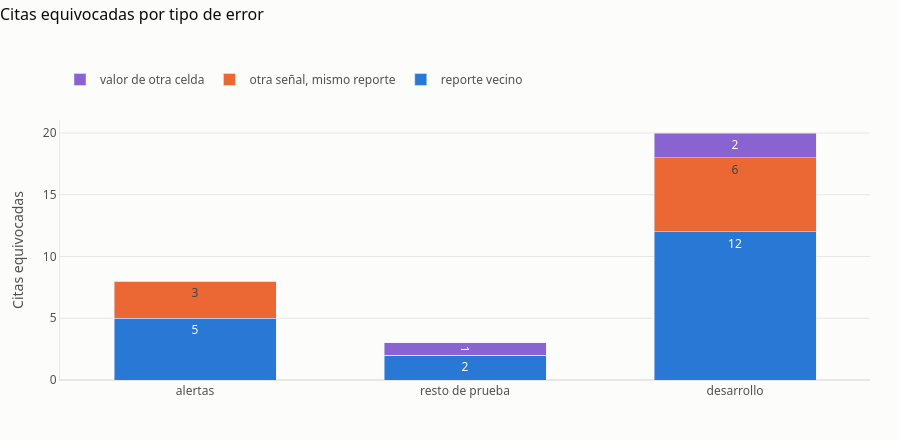

Notebook cell for this chart:
### Code cell
# --- 6.2 Citas equivocadas por tipo de error y grupo ---
COLOR_TIPO = dict(zip(exp3.TIPOS_ERROR, ["#2a78d6", "#eb6834", "#f2b134", "#8a63d2", "#d2496a", "#52514e"]))
fig_tipos = go.Figure()
for tipo in exp3.TIPOS_ERROR:
    valores = [int(errores.loc[tipo, g]) for g in GRUPOS]
    if sum(valores):
        fig_tipos.add_bar(x=GRUPOS, y=valores, name=tipo, marker_color=COLOR_TIPO[tipo], text=valores, textposition="inside")
est._estilo(fig_tipos, "Citas equivocadas por tipo de error", 440)
fig_tipos.update_layout(barmode="stack", bargap=0.4)
fig_tipos.update_yaxes(title_text="Citas equivocadas")
fig_tipos.show(config=est.CONFIG_PNG)

### Figure 1 — Plotly figure (JSON) as saved in the notebook; plotly's stock layout.template omitted (floating-point values rounded to 4 significant figures)
{"data": [{"marker": {"color": "#2a78d6"}, "name": "reporte vecino", "text": ["5", "2", "12"], "textposition": "inside", "type": "bar", "x": ["alertas", "resto de prueba", "desarrollo"], "y": [5, 2, 12]}, {"marker": {"color": "#eb6834"}, "name": "otra señal, mismo reporte", "text": ["3", "0", "6"], "textposition": "inside", "type": "bar", "x": ["alertas", "resto de prueba", "desarrollo"], "y": [3, 0, 6]}, {"marker": {"color": "#8a63d2"}, "name": "valor de otra celda", "text": ["0", "1", "2"], "textposition": "inside", "type": "bar", "x": ["alertas", "resto de prueba", "desarrollo"], "y": [0, 1, 2]}], "layout": {"bargap": 0.4, "barmode": "stack", "font": {"color": "#52514e", "family": "system-ui, -apple-system, Segoe UI, sans-serif", "size": 12}, "height": 440, "hoverlabel": {"bgcolor": "white", "font": {"color": "#0b0b0b"}}, "legend": {"orientation": "h", "title": {"text": ""}, "x": 0, "xanchor": "left", "y": 1.1, "yanchor": "bottom"}, "margin": {"b": 60, "l": 60, "r": 30, "t": 120}, "paper_bgcolor": "#fcfcfb", "plot_bgcolor": "#fcfcfb", "title": {"font": {"color": "#0b0b0b", "size": 16}, "text": "Citas equivocadas por tipo de error", "x": 0, "xanchor": "left", "y": 0.98, "yanchor": "top", "yref": "container"}, "xaxis": {"linecolor": "#e8e7e3", "showgrid": false, "tickangle": 0, "ticks": ""}, "yaxis": {"gridcolor": "#e8e7e3", "linecolor": "#e8e7e3", "title": {"text": "Citas equivocadas"}, "zeroline": true, "zerolinecolor": "#e8e7e3"}}}
